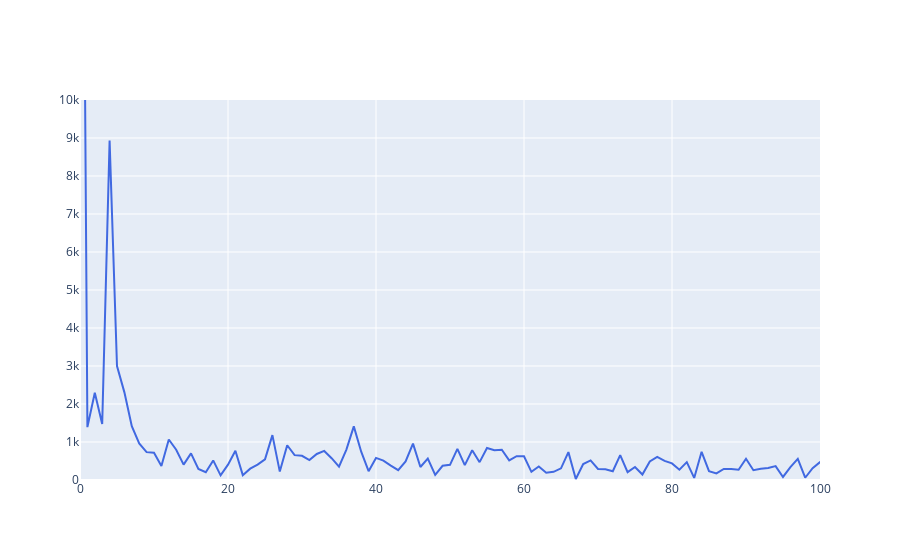

Notebook code cell kept with this figure:
### Markdown cell above
Se observa en terminos cualitativos cierta periodicidad de los datos al rededor de un año

### Code cell
from scipy import fft
freqs = np.abs(fft.fft(train['y']))
fig = go.Figure(go.Scatter(y=freqs, line=dict(color='royalblue')))
fig.update_layout(yaxis_range=[0,10000], xaxis_range=[0,100])

fig

### Figure 1 — Plotly figure (JSON) as saved in the notebook; plotly's stock layout.template omitted (floating-point values rounded to 4 significant figures; data arrays with more than 128 entries replaced by an {"elided": "..."} marker saying what was removed)
{"data": [{"line": {"color": "royalblue"}, "type": "scatter", "y": {"elided": "1369 float values"}}], "layout": {"xaxis": {"range": [0, 100]}, "yaxis": {"range": [0, 10000]}}}
